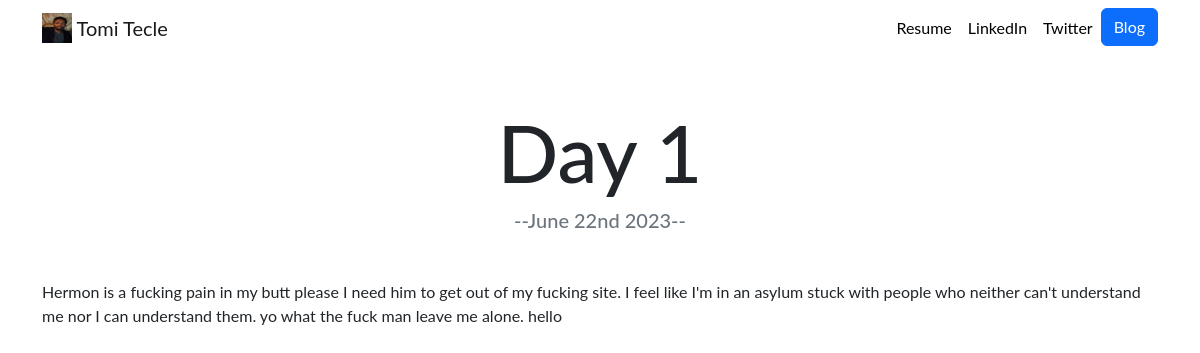
Page /blog/1/ on the committed database.
### blog/models.py (models this page shows)
class Blog(models.Model):
    title = models.CharField(max_length=200)
    description = models.TextField()
    date = models.DateField()
    def __str__(self):
        return self.title

### blog/views.py (the view)
# urls.py: path('<int:blog_id>/', views.detail, name='detail'),
def detail(request, blog_id):
	blog = get_object_or_404(Blog, id=blog_id)
	return render(request, 'blog/detail.html', {'blog':blog})

### blog/templates/blog/detail.html
{% extends 'portfolio/base.html'%}
{% load static %}
{% block content %}
<h2 class="text-center mt-5" id="blogdetailtitle">{{ blog }}</h2>
<h5 class="text-center text-muted mb-5">--{{ blog.date|date:'F jS Y' }}--</h5>
{{ blog.description|safe }}
{% endblock %}

### portfolio/static/portfolio/custom.css (style rules this page uses)
body { font-family: 'Lato', sans-serif; }
@media (min-width: 992px) { #blogdetailtitle { font-size: 5rem; } }

### rows in the picture
Blog: title "Day 1", date "June 22nd 2023", description "Hermon is a fucking pain in my butt please I need him to get out of my fucking site. I feel like I'm in an asylum stuck with people who neither can't understand me nor I can understand them. yo what the fuck man leave me alone. hello"
